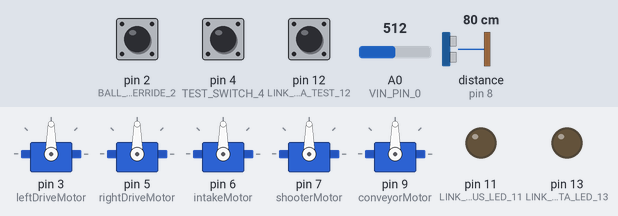
Bench run of a sketch on a simulated Arduino Uno, built with avr-gcc and run on an emulated ATmega328P. On the bench: 5 × servo, output pins drawn as LEDs (lit = HIGH). The inputs (shaded band) are chosen by the test bench; at power-on: pin 4 (TEST_SWITCH_4) HIGH, pin 2 (BALL_OVERRIDE_2) HIGH, pin 12 (LINK_DATA_TEST_12) HIGH, A0 (VIN_PIN_0) = 512, distance to the obstacle (sensor on pin 8) 80 cm. The echo pulse lasts 58.3 µs per cm; EEPROM starts erased; what the sketch prints to the serial monitor is not drawn.

Above: at 0.91 s.
1.3 s: pin 4 (TEST_SWITCH_4) pulled LOW for 0.15 s
At 3.5 s:
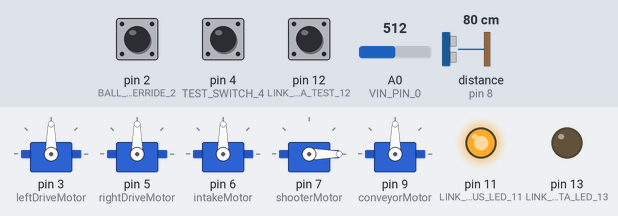
At 8.8 s:
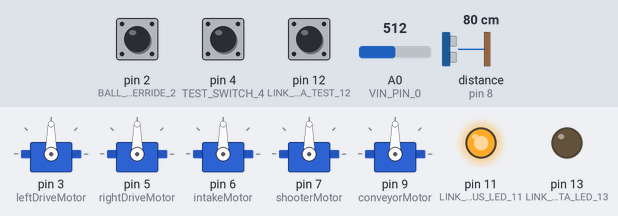
Timing chart, 0 to 13.3 s (numbered marks = the images above; inputs shaded):
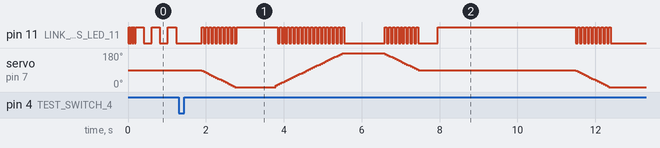

The sketch:

SparkyBrain.ino
```cpp
/*This is code for the Sparky Robot brain

This sketch recieves command values from the control Panel to control the Sparky robot.
It has a debug flag turned off for normal running.

It has an LED to indcate link status

Developed by Miss Daisy FRC Team 341

*/
#include <Servo.h>
#include <EasyTransfer.h>
#include <SparkyXfrBuffers.h>
#include <NewPing.h>
#include <EEPROM.h>

// declare local mode routines
void enabledState(void);
void disabledState(void);
void calibrationAndTests(void);

const int TRIGGER_PIN_10 = 10; // Arduino pin tied to trigger pin on the ultrasonic sensor.
const int ECHO_PIN_8     =  8;      // Arduino pin tied to echo pin on the ultrasonic sensor.
const int MAX_DISTANCE   = 80; // Maximum distance we want to ping for (in centimeters). Maximum sensor distance is rated at 400-500cm.
const int BALL_DISTANCE  = 36;   // anything smaller means we see a ball

NewPing sonar( TRIGGER_PIN_10, ECHO_PIN_8, MAX_DISTANCE); // NewPing constructor, sets pins and maximum distance.

//create two transfer objects
EasyTransfer ETin, ETout;

//  global timing variables
long unsigned int lastUpdateTime = 0; // asynchronous link verification
long unsigned int lastBlinkToggle = 0; // link status LED, follows its own definite timing

// filter accumulators
int VIN_accum;

// Message count tracking
long int lastMessageCounter = 0;
long int messageDropCounter = 1000;

//  declare servo objects
Servo leftDriveMotor;
Servo rightDriveMotor;
Servo intakeMotor;
Servo conveyorMotor;
Servo shooterMotor;

// Servo ouptut is from 0 to 179
const int servoHaltVal     = 90;   // 90 is no motion
const int servoFullForeVal = 179;  // 179 is full forward
const int servoFullBackVal = 0;    // 0 is full reverse

// Stick input is from 0 to 1023
const int stickHaltVal     = 512;   // this is center, no motion

// declare EEPROM addresses and variables to store values locally
const int maxKnobAddr = 0;
int16_t shootSpeedKnobMax;  // size of int16_t is always 2
const int minKnobAddr = 2;
int16_t shootSpeedKnobMin;

//  declare the transfer buffers
TO_SPARKY_DATA_STRUCTURE rxdata;
FROM_SPARKY_DATA_STRUCTURE txdata;

const int BALL_OVERRIDE_2    =  2;
const int TEST_SWITCH_4      =  4;
const int LINK_STATUS_LED_11 = 11;
const int LINK_DATA_TEST_12  = 12;
const int LINK_DATA_LED_13   = 13;
const int VIN_PIN_0          = 0;

///////////////////// SETUP, called once at start ///////////////////////////////////////////////
void setup(){
  // Serial is connected throught the Bluetooth modules to the master
  Serial.begin(9600);
  while (!Serial) ; // wait for serial port to connect. Needed for native USB

  //start the library, pass in the data details and the name of the serial port.
  ETin.begin(details(rxdata), &Serial);
  ETout.begin(details(txdata), &Serial);

  // set transmitter buffer to default values
  txdata.buttonstate = HIGH;
  txdata.supplyvoltagereading = analogRead(VIN_PIN_0);
  txdata.ballready = false;
  txdata.packetreceivedcount = 0;

  // init rxdata to safe values, in case they are used before first packet sets them
  rxdata.stickLx = stickHaltVal;
  rxdata.stickLy = stickHaltVal;
  rxdata.stickLbutton = HIGH;
  rxdata.stickRx = stickHaltVal;
  rxdata.stickRy = stickHaltVal;
  rxdata.stickRbutton = HIGH;
  rxdata.shooterspeed = 1023; // 1023 is lowest speed, pot wired 5V ccw
  rxdata.intake = HIGH;
  rxdata.shoot = HIGH;
  rxdata.drivemode = HIGH;
  rxdata.enabled = LOW;
  rxdata.counter = -1;

// pin 0 is rx, 1 is tx - for serial port, not used as DIO
                            pinMode( BALL_OVERRIDE_2, INPUT_PULLUP); // pin 2 used during test mode as ball override
  leftDriveMotor.attach(3);
                            pinMode( TEST_SWITCH_4, INPUT_PULLUP);
  rightDriveMotor.attach(5);
  intakeMotor.attach(6);
  shooterMotor.attach(7);
                            // pin 8 set to sonar sensor output, pinmode input, by newping constructor
  conveyorMotor.attach(9);
                            // pin 10 set to sonar sensor input, pinmode output, by newping constructor
                            pinMode(LINK_STATUS_LED_11, OUTPUT);
                            pinMode(LINK_DATA_TEST_12, INPUT_PULLUP); // push_button for link data test
                            pinMode(LINK_DATA_LED_13, OUTPUT);       // link data test output

  /////   sync with EEPROM
  // NOTE:  speed knob is wired so max (cw) is near 0 and min (ccw) is near 1023
  EEPROM.get( maxKnobAddr, shootSpeedKnobMax);  // read int in
  if ( shootSpeedKnobMax < 0 || shootSpeedKnobMax > 256 ) { // if not in range, probably never calibrated
    shootSpeedKnobMax = 256; // max must be positive, start high, calibrate down at runtime
    EEPROM.put( maxKnobAddr, shootSpeedKnobMax);
  }
  EEPROM.get( minKnobAddr, shootSpeedKnobMin);
  if ( shootSpeedKnobMin < 768 || shootSpeedKnobMin > 1023 ) { // if not in range, probably never calibrated
    shootSpeedKnobMin = 768; // Min must be positive, start low, calibrate up at runtime
    EEPROM.put( minKnobAddr, shootSpeedKnobMin);
  }

}

void loop(){
  //each time we will unconditionally go ahead and send the data out
  txdata.transmitpacketcount++;
  ETout.sendData();

  //there's a loop here so that we run the recieve function more often then the
  //transmit function. This is important due to the slight differences in
  //the clock speed of different Arduinos. If we didn't do this, messages
  //would build up in the buffer and appear to cause a delay.

  for(int i=0; i<5; i++){
    // Check if new data packets were received
    if (ETin.receiveData()){
      txdata.packetreceivedcount++;
      lastUpdateTime = millis();
    }

    if ((rxdata.counter - lastMessageCounter) == 0){
      messageDropCounter += 1;
    }else{
      messageDropCounter = 0;
    }

    // pull rx data before checking state
    // Check that the sparky is safe to operate
    if ( /*rxdata.counter > 0 &&*/ rxdata.enabled > 0 && messageDropCounter <= 10 ) {

      // An update was received recently, process the data packet
      enabledState();
    } else {
      // There are no new data packets to control the robot, turn everything off so
      // the robot doesn't continue issuing the last received commands
      disabledState();
    }
    lastMessageCounter = rxdata.counter;

    delay(10);   // delay between each read
  }
    //delay for good measure before write routine
  delay(10);

  //  check for TEST mode
  if ( !digitalRead( TEST_SWITCH_4)  ) {  // LOW is active
    txdata.buttonstate = !digitalRead( LINK_DATA_TEST_12 ); // when active send pin 12
    calibrationAndTests();      // run testing routine, returns immediately unless cal is signaled
  } else {
    txdata.buttonstate = -1;  // TEST not active
  }

  // scale and filter the voltage reading, accum is 16 times reading
  VIN_accum = VIN_accum - (VIN_accum>>4)  + ((analogRead(VIN_PIN_0)*32)/20);
  txdata.supplyvoltagereading = VIN_accum>>4;

} // end of loop

///////////////////  set ball presence  //////////////////
boolean isBallPresent() {
  int sonarDistance, ballReady;
  sonarDistance = sonar.ping_cm();
  if ( rxdata.enabled ) {
    if ( sonarDistance <= BALL_DISTANCE || sonarDistance >= MAX_DISTANCE ) { // if ball is where it needs to be
      ballReady = true;
    } else {
      ballReady = false;
    }
  } else {
      ballReady = sonarDistance; // for testing, it is not referenced, just sent to panel
  }
  // when sensor is not working it says ball is present, need to say no ball to test system
  // when sensor is working we need to say the ball is there to test the system
  if ( !digitalRead(BALL_OVERRIDE_2) ) {   // LOW is active, invert ball present state
    ballReady = !ballReady;
  }
  txdata.ballready = ballReady;
  return ballReady;
}

///////////////////  apply stick profile  //////////////////
// argument:   stick value from receive buffer, 0 - 1023
// Return:     servo value, 0-179, scaled and profile applied
// profile:   Apply a deadband to all joystick values so that
//            anything between +/-50 from stick center is converted to servo center.
const long int deadband = 50;
//------------------------------------------------
int convertStickToServo(int stickValue) {
  long int longServoValue;  // use longs, 180*1024 > 32768

  if ( stickValue > (stickHaltVal + deadband) ) {
    longServoValue = ( ((long)(stickValue - deadband)) * 180) >> 10; // /1024; // servo range / stick range
  } else {
    if ( stickValue < (stickHaltVal - deadband) ) {
      longServoValue = ( ((long)(stickValue + deadband)) * 180) >> 10; //  /1024;
    } else {
      longServoValue = servoHaltVal; //else stick in deadband, set Halt value
    }
  }
  return (int) longServoValue;
}


//////////////  stop all activity if communications not working
void disabledState(){
  // One or more conditions are not satisfied to allow the sparky to operate, disable all motors

  // Set all speed controllers to output 0V.
  leftDriveMotor.write(servoHaltVal);
  rightDriveMotor.write(servoHaltVal);
  intakeMotor.write(servoHaltVal);
  conveyorMotor.write(servoHaltVal);
  shooterMotor.write(servoHaltVal);
  txdata.shooterspeedecho = -rxdata.shooterspeed;
  isBallPresent();   // check ball for testing purposes

  // do a fast blink
  if ( lastBlinkToggle < millis()-200 ) { //if more than a 1/5 second ago
    lastBlinkToggle = millis();  // triggered and reset.
    if ( bitRead( PORTB,3) ) {   // this how to read an output pin
      digitalWrite( LINK_STATUS_LED_11, LOW);
    } else {
      digitalWrite( LINK_STATUS_LED_11, HIGH);
    }
  }
}


unsigned long shootReleaseTime = 0;
/////////////////////  enabledState   /////////////////////////////
void enabledState(){
  int shooterSpeed, rawShooterSpeed;

  // If in the enabled state, the sparky bot is allowed to move

  // Steer the robot based on selected drive mode
  int leftMotorSpeed = servoHaltVal;
  int rightMotorSpeed = servoHaltVal;
  if (rxdata.drivemode < 1){
    // Tank Mode - left joystick control left drive, right joystick controls right drive
    leftMotorSpeed  = convertStickToServo(rxdata.stickLx);
    rightMotorSpeed = convertStickToServo(rxdata.stickRx);
  } else {
    // Arcade Mode - left joystick controls speed, right joystick controls turning
    int speedVal = convertStickToServo(rxdata.stickLx);
    int  turnVal = convertStickToServo(rxdata.stickRy);
    leftMotorSpeed  = speedVal + turnVal - 90;
    rightMotorSpeed = speedVal - turnVal + 90;

    if ( leftMotorSpeed < 0  ) leftMotorSpeed  = 0;    // eg.   0   + 0   - 90
    if ( leftMotorSpeed > 179) leftMotorSpeed  = 179;  // eg.   180 + 180 - 90
    if (rightMotorSpeed < 0  ) rightMotorSpeed = 0;    // eg.   0   - 180 + 90
    if (rightMotorSpeed > 179) rightMotorSpeed = 179;   // eg.   180 - 0   + 90
  }
  // Issue the commanded speed to the drive motors
  // both motors spin ull clockwise for 179, left motor mounted opposite direction, so
  leftDriveMotor.write(179 - leftMotorSpeed); // left wheel must spin opposite
  rightDriveMotor.write(rightMotorSpeed);
  txdata.leftmotorcommand = leftMotorSpeed;
  txdata.rightmotorcommand = rightMotorSpeed;

///////  BELT FUNCTIONS: ONLY ENABLED WHEN BALL IS NOT IN SHOOTER  ////////////
//      SHOOTER FUNCTIONS: ONLY ENABLED WHEN BALL IS IN SHOOTER

  ///////  calculate shooter wheel speed    ////////////
  // NOTE:  speed knob is wired so max (cw) is near 0 and min (ccw) is near 1023
  // when transmitted 1023 is lowest speed, 0 is highest
  rawShooterSpeed = 1023 - rxdata.shooterspeed; // invert it to a natural 0 low, 1023 high
  if ( rawShooterSpeed > shootSpeedKnobMax  ) { //recalibrate, first time seeing value this high
    shootSpeedKnobMax = rawShooterSpeed;
    EEPROM.put( maxKnobAddr, shootSpeedKnobMax);
  }
  if ( rawShooterSpeed < shootSpeedKnobMin  ) { //recalibrate, first time seeing value this low
    shootSpeedKnobMin = rawShooterSpeed;
    EEPROM.put( minKnobAddr, shootSpeedKnobMin);
  }
  // Map the potentiometer dial (min to max) to a valid positive shooter speed (90+20 to 179), 20 is min speed
  shooterSpeed = map(rawShooterSpeed, shootSpeedKnobMin, shootSpeedKnobMax, servoHaltVal+20, servoFullForeVal);
  txdata.shooterspeedecho = shooterSpeed;      // assigning shooterSpeed to echo for testing

  if ( isBallPresent() ) {
    //  light the green ballLEDs   TBD

   // Run the shooter
    shooterMotor.write(shooterSpeed);  // ball is here, run shooter motor
    if (rxdata.shoot > 0 ) {    // shooter button pressed
      shootReleaseTime = millis() + 1500;   // trigger and hold shoot even if button released
    } else {
      // Stop the conveyor
      conveyorMotor.write(servoHaltVal);
    }
    intakeMotor.write(servoHaltVal);   // in case this is first time seeing ball

  } else {   // no ball   //////////////
    // turn ballLEDs off TBD

    shooterMotor.write(servoHaltVal);   ///off shooterSpeed);
    if (rxdata.intake > 0){  // intake button pressed
      // Run the intake feed
      intakeMotor.write(servoFullBackVal);
      conveyorMotor.write((servoFullBackVal*3)/4);  // (.75 speed)
      digitalWrite(LINK_DATA_LED_13, LOW);
    } else {
      // Stop the intake
      intakeMotor.write(servoHaltVal);
      conveyorMotor.write(servoHaltVal);
      digitalWrite(LINK_DATA_LED_13, HIGH);
    }
  }

  // if a shoot is in progress
  if ( shootReleaseTime >= millis() ) {   // if shoot release is in the future
    // Run the conveyor forward
    conveyorMotor.write(servoFullBackVal);
    // ball may be gone from sensor, but shoot still in progress, run shooter motor
    shooterMotor.write(shooterSpeed);
  }

  // do a slow blink to show enabled and running
  if ( lastBlinkToggle < millis()-1000 ) { //if more than a second ago
    lastBlinkToggle = millis();
    if ( bitRead( PORTB, 3) ) {   // check the output pin
      digitalWrite( LINK_STATUS_LED_11, LOW);
    } else {
      digitalWrite( LINK_STATUS_LED_11, HIGH);
    }
  }
}   // end of enabledState()

////////////   doCalibrationSweep   //////////////
void doCalibrationSweep( Servo *theservo ) {   // note that this routine is blocking
  // make a calibration start sound  TBD

  for (int i = 90; i >= 0; i -= 5 ) {
    theservo->write( i );
    delay(50);
    digitalWrite( LINK_STATUS_LED_11,  !bitRead( PORTB,3) ); // flip the LED fast
  }
  delay(1000);
  for (int i = 9; i <= 179; i += 5 ) {
    theservo->write( i );
    delay(50);
    digitalWrite( LINK_STATUS_LED_11,  !bitRead( PORTB,3) ); // flip the LED fast
  }
  delay(1000);
  for (int i = 179; i >= 90; i -= 5 ) {
    theservo->write( i );
    delay(50);
    digitalWrite( LINK_STATUS_LED_11,  !bitRead( PORTB,3) ); // flip the LED fast
 }
  theservo->write(servoHaltVal);
  delay(500);
  digitalWrite( LINK_STATUS_LED_11,  HIGH ); // flip the LED off to end
  delay(3000);    //before going back to test mode

  // make a calibration done sound  TBD
}

//  ////////////////   SW 2 is on, test mode.     //////////////
void calibrationAndTests(){
  leftDriveMotor.write(servoHaltVal);
  rightDriveMotor.write(servoHaltVal);
  shooterMotor.write(servoHaltVal);   ///off shooterSpeed);
  intakeMotor.write(servoHaltVal);
  conveyorMotor.write(servoHaltVal);

/////// code for calibrating computer controlled servos
  if (rxdata.intake > 0){  // intake button pressed
    delay(500);
    if (rxdata.intake > 0){  // intake button still pressed
      if (rxdata.shoot > 0 ) { // shooter button now also pressed
        doCalibrationSweep( &shooterMotor );
      } else {   // only the intake pressed
        doCalibrationSweep( &intakeMotor );
      }
    }
  }
  if (rxdata.shoot > 0){  // shoot button pressed
    delay(500);
    if (rxdata.shoot > 0){  // shot button still pressed
      if (rxdata.intake > 0 ) { // intake button now also pressed
        doCalibrationSweep( &shooterMotor );
      } else {   // only the intake pressed
        doCalibrationSweep( &intakeMotor );
      }
    }
  }

  isBallPresent();   // check ball for test  transmit purposes

  // do a quick blink
  if ( lastBlinkToggle < millis()-200 ) { //if more than a 1/5 second ago
    lastBlinkToggle = millis();
    static int interval = 0;
    if ( !bitRead( PORTB,3) ) {   // this how to read an output pin
      digitalWrite( LINK_STATUS_LED_11, HIGH);
    } else {
      if ( ++interval > 5 ) {
        digitalWrite( LINK_STATUS_LED_11, LOW);
        interval = 0;
      }
    }
  }  // end of blink
} // end of function
```
